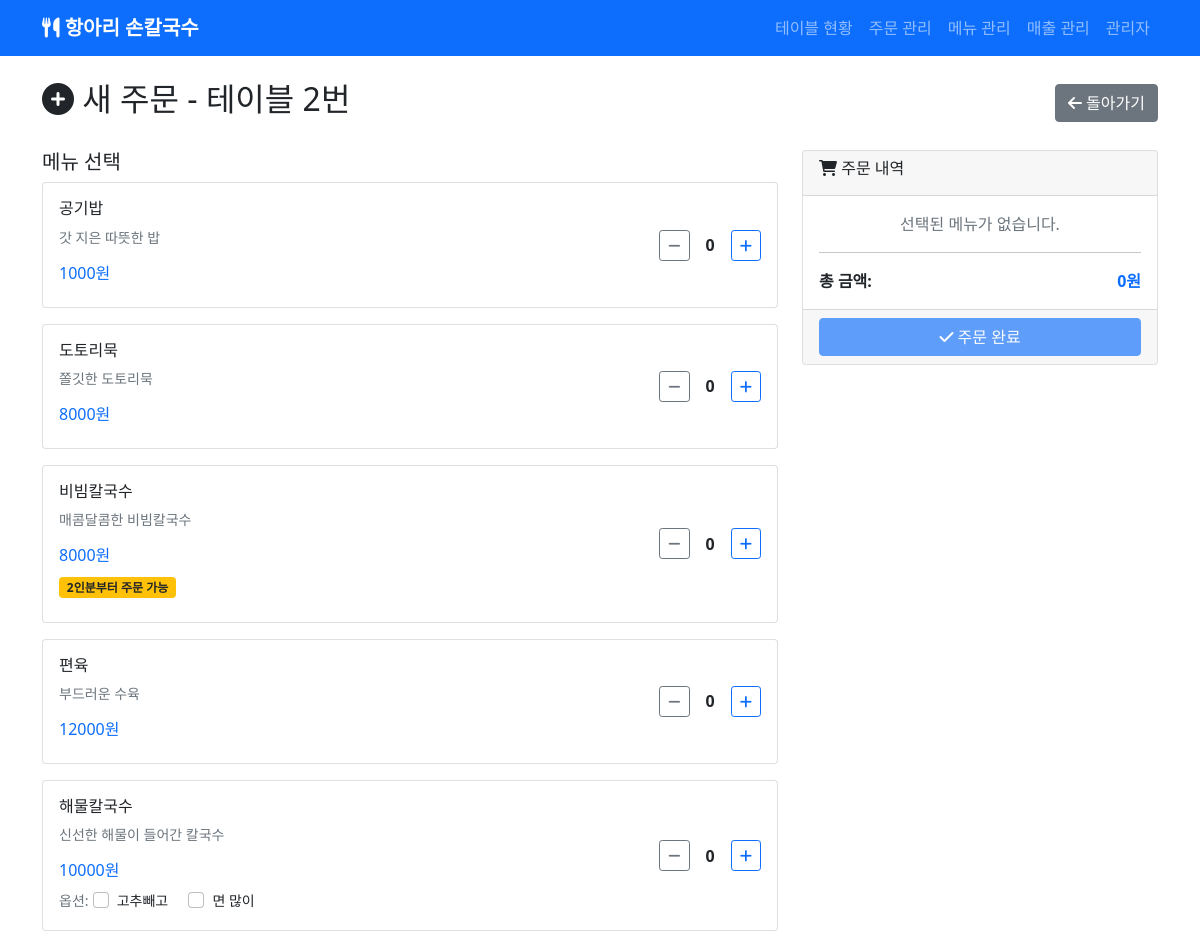
The app's page /orders/create/2/ with its own data.
### tables/models.py (models this page shows, shortened)
class Table(models.Model):
    STATUS_CHOICES = [
        ('empty', '빈 테이블'),
        ('ordered', '주문 완료'),
        ('cooking', '조리 완료'),
        ('paid', '결제 완료'),
    ]
    number = models.IntegerField(unique=True, verbose_name='테이블 번호')
    seats = models.IntegerField(default=4, verbose_name='좌석 수')
    status = models.CharField(max_length=10, choices=STATUS_CHOICES, default='empty', verbose_name='상태')
    qr_code = models.ImageField(upload_to='qr_codes/', blank=True, verbose_name='QR코드')
    created_at = models.DateTimeField(auto_now_add=True, verbose_name='생성일시')
    updated_at = models.DateTimeField(auto_now=True, verbose_name='수정일시')
    class Meta:
        verbose_name = '테이블'
        verbose_name_plural = '테이블'
        ordering = ['number']

### menus/models.py (models this page shows, shortened)
class Menu(models.Model):
    name = models.CharField(max_length=100, verbose_name='메뉴명')
    price = models.IntegerField(verbose_name='가격')
    description = models.TextField(blank=True, verbose_name='설명')
    options = models.JSONField(default=list, verbose_name='옵션', help_text='예: ["고추빼고", "면 많이"]')
    min_order = models.IntegerField(default=1, verbose_name='최소 주문 수량')
    is_active = models.BooleanField(default=True, verbose_name='활성 상태')
    requires_cooking = models.BooleanField(default=True, verbose_name='주방 조리 필요')
    created_at = models.DateTimeField(auto_now_add=True, verbose_name='생성일시')
    updated_at = models.DateTimeField(auto_now=True, verbose_name='수정일시')
    class Meta:
        verbose_name = '메뉴'
        verbose_name_plural = '메뉴'
        ordering = ['name']

### orders/views.py (the view)
# urls.py: path('create/<int:table_id>/', views.create_order, name='create'),
def create_order(request, table_id):
    table = get_object_or_404(Table, id=table_id)
    menus = Menu.objects.filter(is_active=True)
    return render(request, 'orders/create.html', {'table': table, 'menus': menus})

### templates/orders/create.html (shortened to what this page needs)
{% extends 'base.html' %}
{% block content %}
<div class="d-flex justify-content-between align-items-center mb-4">
    <h2><i class="fas fa-plus-circle"></i> 새 주문 - 테이블 {{ table.number }}번</h2>
    <a href="{% url 'tables:dashboard' %}" class="btn btn-secondary">
        <i class="fas fa-arrow-left"></i> 돌아가기
    </a>
</div>
<div class="row">
    <div class="col-md-8">
        <h5>메뉴 선택</h5>
        {% for menu in menus %}
        <div class="card mb-3 menu-item" data-menu-id="{{ menu.id }}">
            <div class="card-body">
                <div class="row align-items-center">
                    <div class="col-md-8">
                        <h6 class="card-title">{{ menu.name }}</h6>
                        <p class="card-text small text-muted">{{ menu.description }}</p>
                        <div class="h6 text-primary">{{ menu.price|floatformat:0 }}원</div>
                        {% if menu.min_order > 1 %}
                        <div class="badge bg-warning text-dark mb-2">
                            {{ menu.min_order }}인분부터 주문 가능
                        </div>
                        {% endif %}
                        {% if menu.options %}
                        <div class="mt-2">
                            <small class="text-muted">옵션:</small>
                            {% for option in menu.options %}
                            <div class="form-check form-check-inline">
                                <input class="form-check-input" type="checkbox"
                                       id="option_{{ menu.id }}_{{ forloop.counter }}"
                                       value="{{ option }}">
                                <label class="form-check-label small" for="option_{{ menu.id }}_{{ forloop.counter }}">
                                    {{ option }}
                                </label>
                            </div>
                            {% endfor %}
                        </div>
                        {% endif %}
                    </div>
                    <div class="col-md-4 text-end">
                        <div class="d-flex align-items-center justify-content-end gap-2">
                            <button class="btn btn-outline-secondary btn-sm" onclick="changeQuantity({{ menu.id }}, -1)">
                                <i class="fas fa-minus"></i>
                            </button>
                            <span class="fw-bold mx-2" id="qty_{{ menu.id }}">0</span>
                            <button class="btn btn-outline-primary btn-sm" onclick="changeQuantity({{ menu.id }}, 1)">
                                <i class="fas fa-plus"></i>
                            </button>
                        </div>
                    </div>
                </div>
            </div>
        </div>
        {% endfor %}
    </div>
    <div class="col-md-4">
        <div class="card sticky-top">
            <div class="card-header">
                <h6><i class="fas fa-shopping-cart"></i> 주문 내역</h6>
            </div>
            <div class="card-body">
                <div id="order-items">
                    <p class="text-muted text-center">선택된 메뉴가 없습니다.</p>
                </div>
                <hr>
                <div class="d-flex justify-content-between">
                    <strong>총 금액:</strong>
                    <strong class="text-primary" id="total-amount">0원</strong>
                </div>
            </div>
            <div class="card-footer">
                <button class="btn btn-primary w-100" onclick="submitOrder()" id="submit-btn" disabled>
                    <i class="fas fa-check"></i> 주문 완료
                </button>
            </div>
        </div>
    </div>
</div>
{% endblock %}

### records on screen
Table: number "2"
Menu: name "공기밥", description "갓 지은 따뜻한 밥", price "1000"
Menu: name "도토리묵", description "쫄깃한 도토리묵", price "8000"
Menu: name "비빔칼국수", description "매콤달콤한 비빔칼국수", price "8000", min_order "2"
Menu: name "편육", description "부드러운 수육", price "12000"
Menu: name "해물칼국수", description "신선한 해물이 들어간 칼국수", price "10000", options "고추빼고" "면 많이"
